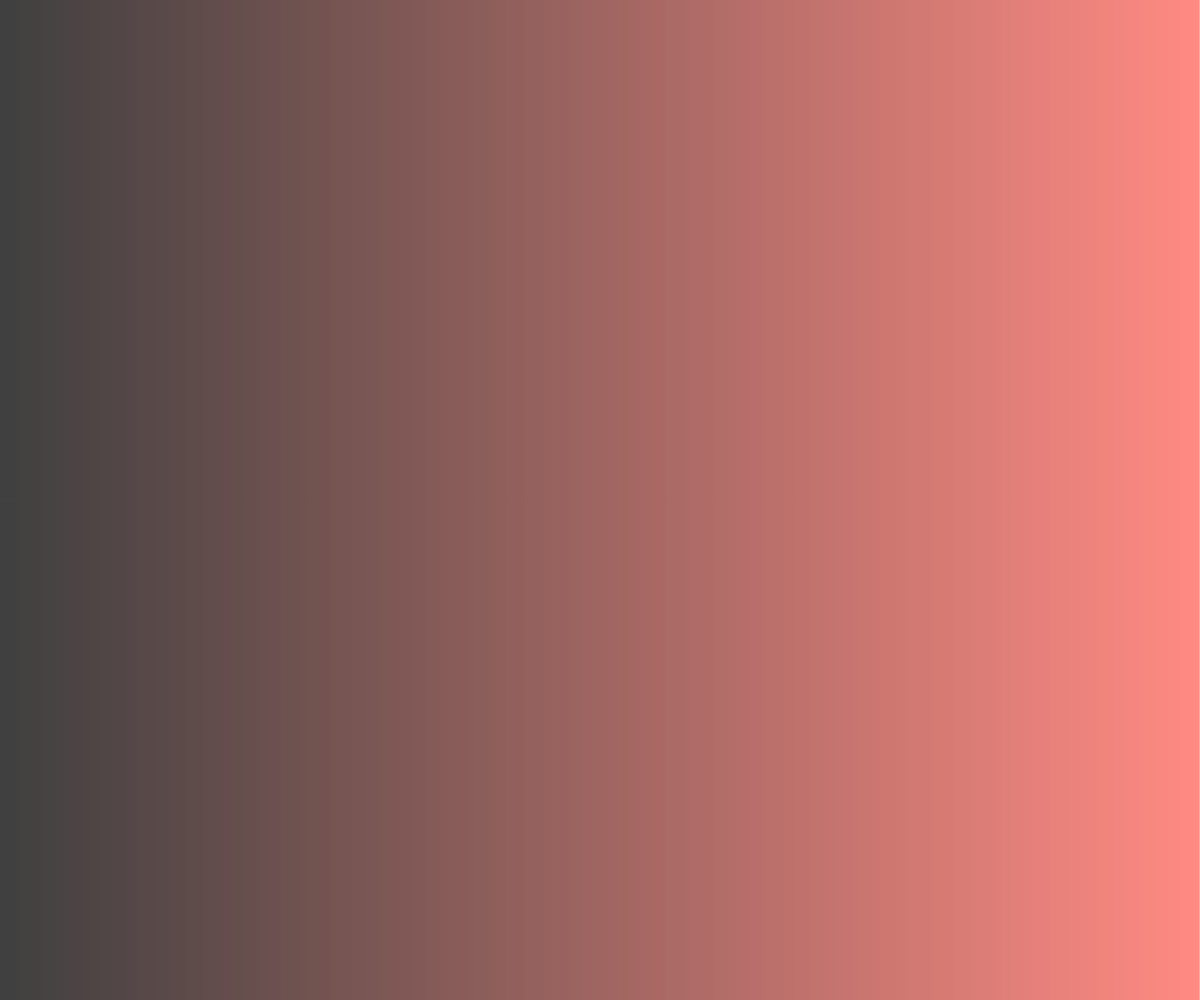
Frame 1 (no input)
Frame 60 (no input): identical to frame 1, image omitted
Frame 120 (the mouse pressed at the canvas centre since frame 60): identical to frame 1, image omitted

The p5.js sketch that drew this single still picture (run headless with seeded random() and noise() and a simulated clock; from frame 60 on, the mouse is pressed at the canvas centre):

// p5.js sketch
// ── sketch.js
function setup() {
  createCanvas(windowWidth, windowHeight);

  for (let i = 0; i < width; i++) {
    stroke((i / width) * 255, (i / width) * 100, (i / width) * 90);
    line(i, 0, i, height);
  }
}

function draw() {}
